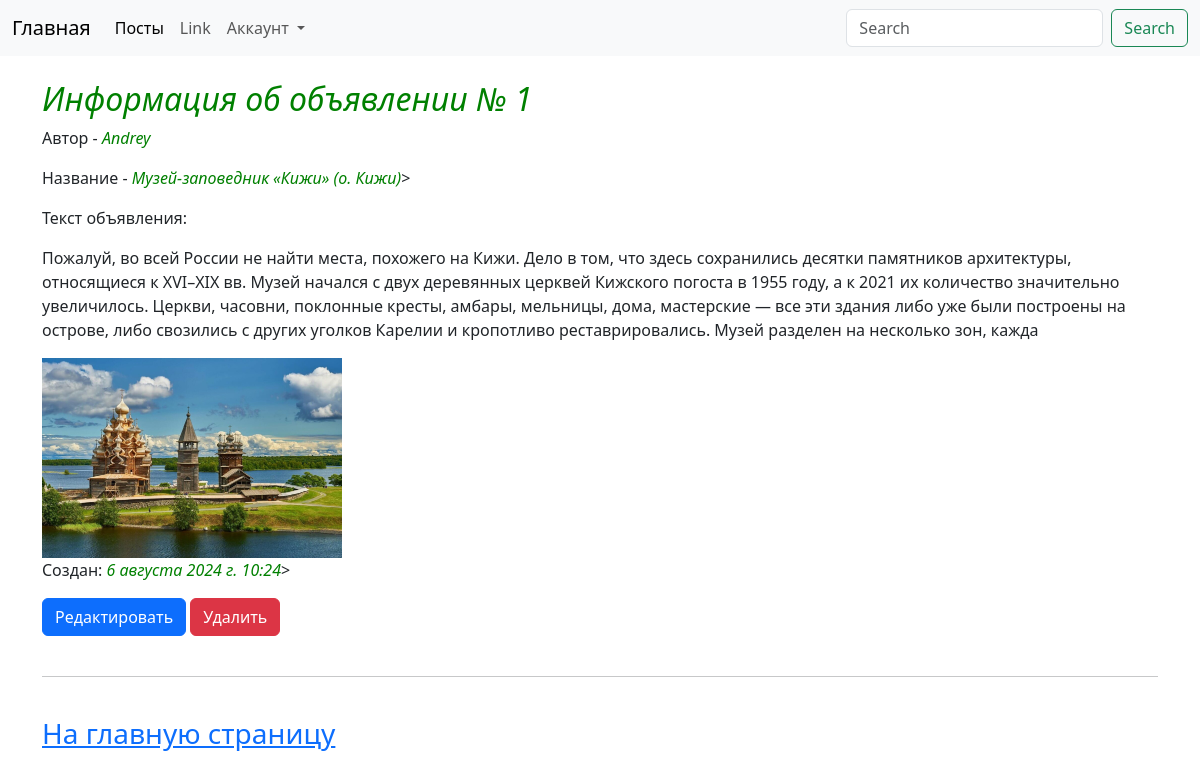
Before: /board/posts/1/ with the older database file.
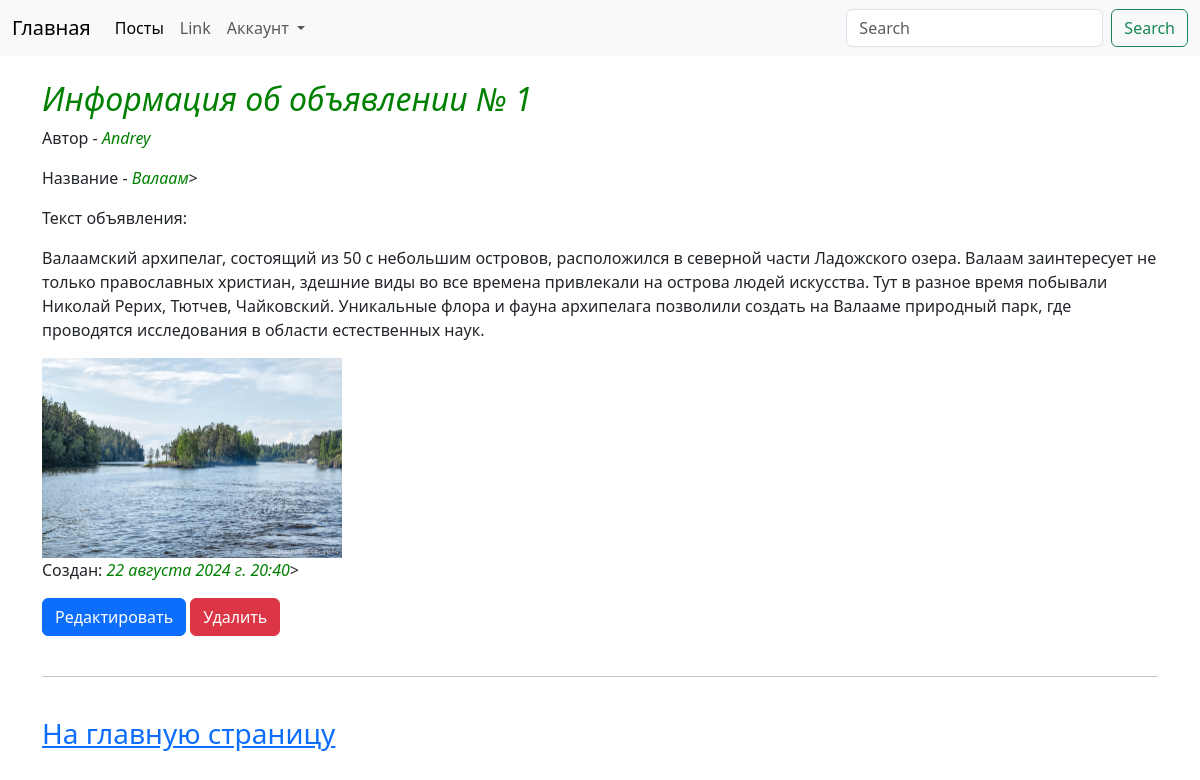
After: the same page with the newer database file.
### board/models.py (models this page shows, shortened)
class Post(models.Model):
    author = models.CharField(max_length=50, verbose_name='Автор')
    title = models.CharField(max_length=200, verbose_name='Заголовок')
    text = models.TextField(max_length=500, verbose_name='Текст объявления')
    created_at = models.DateTimeField(default=timezone.now, verbose_name='Опубликовано',
                                      editable=False)  # Параметр 'editable' отключает возможность для редактирования
    url_adders = models.CharField(max_length=150, verbose_name='Ссылка на сайт')
    image = models.ImageField(upload_to='posts/', null=True, verbose_name='Изображение')
    class Meta:  # Настроечный класс
        verbose_name = 'Объявление'
        verbose_name_plural = 'Объявления'

### board/views.py (the view)
# urls.py: path('posts/<int:pk>/', post_detail, name='post_detail'),
def post_detail(request, pk):
    posts = get_object_or_404(Post, pk=pk)
    context = {
        'title': 'Информация о посте',
        'posts': posts
    }
    return render(request, template_name='board/post_detail.html', context=context)

### board/templates/board/post_detail.html (shortened to what this page needs)
{% extends 'board/base.html' %}
{% block content %}
<br>
<div class="container">
<h2><i>Информация об объявлении № {{posts.id}}</i></h2>
<p>Автор - <i>{{posts.author}}</i></p>
  <p>Название - <i>{{posts.title}}</i>></p>
<p>Текст объявления:</p>
<p>{{posts.text}}</p>
{% if posts.image %}
    <img width="300px" height="200px" src="{{posts.image.url}}">
{% endif %}
<br>
  <p>Создан: <i>{{posts.created_at}}</i>></p>
<div>
    <a href="{% url 'board:post_edit' pk=posts.id%}" class="btn btn-primary">Редактировать</a>
    <form action="{% url 'board:post_delete' pk=posts.id %}" method="get" style="display:inline">
        <button type="submit" class="btn btn-danger">Удалить</button>
    </form>
</div>
<br>
<hr>
<br>
<a href="{% url 'board:index'%}"><h3>На главную страницу</h3></a>
</div>
{% endblock content %}

Changed rows visible on the page:
changed Post "Andrey": title "Музей-заповедник «Кижи» (о. Кижи)" → "Валаам"; text "Пожалуй, во всей России не найти места, похожего на Кижи. Дело в том, что здесь сохранились десятки памятников архитектуры, относящиеся к XVI–XIX вв. Музей начался с двух деревянных церквей Кижского погоста в 1955 году, а к 2021 их количество значительно увеличилось. Церкви, часовни, поклонные кресты, амбары, мельницы, дома, мастерские — все эти здания либо уже были построены на острове, либо свозились с других уголков Карелии и кропотливо реставрировались. Музей разделен на несколько зон, кажда" → "Валаамский архипелаг, состоящий из 50 с небольшим островов, расположился в северной части Ладожского озера. Валаам заинтересует не только православных христиан, здешние виды во все времена привлекали на острова людей искусства. Тут в разное время побывали Николай Рерих, Тютчев, Чайковский. Уникальные флора и фауна архипелага позволили создать на Валааме природный парк, где проводятся исследования в области естественных наук."; image: a different picture; created_at "6 августа 2024 г. 10:24" → "22 августа 2024 г. 20:40"
